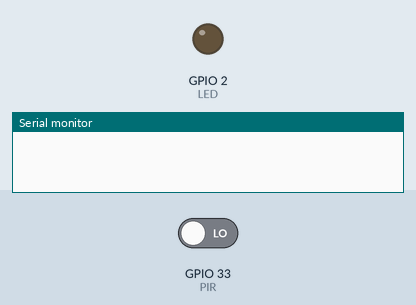
Recording of a sketch running on a simulated ESP32. Shown: output pins drawn as LEDs (lit = HIGH), the last lines printed to the serial monitor. Inputs (shaded band) come from the test bench; at power-on: GPIO 33 (PIR) LOW.

Above: at 1.2 s.
1.3 s: GPIO 33 (PIR) driven HIGH
At 1.6 s:
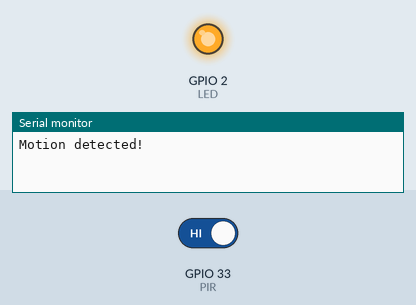
2.8 s: GPIO 33 (PIR) driven LOW
At 4.0 s:
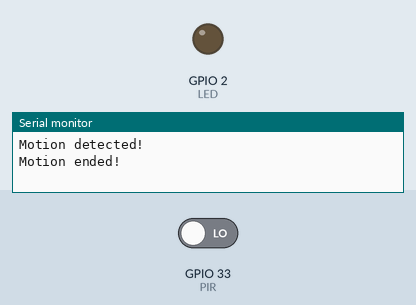
Timing chart, 0 to 5.8 s (numbered marks = the images above; inputs shaded):
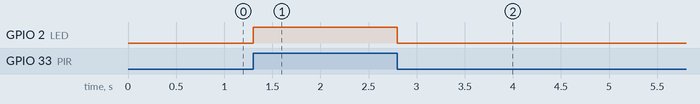

Measured:
- after the input at 1.3 s, GPIO 2 (LED): LOW → HIGH at once
- after the input at 2.8 s, GPIO 2 (LED): HIGH → LOW at once

The sketch:

PIR.ino
```cpp
#include <Arduino.h>

#define PIR 33
#define LED 2
// Create variables:
int val = 0;
bool motionState = false; // We start with no motion detected.
void setup()
{
    // Configure the pins as input or output:
    pinMode(LED, OUTPUT);
    pinMode(PIR, INPUT);
    // Begin serial communication at a baud rate of 9600:
    Serial.begin(115200);
}
void loop()
{
    // Read out the pirPin and store as val:
    val = digitalRead(PIR);
    // If motion is detected (pirPin = HIGH), do the following:
    if (val == HIGH)
    {
        digitalWrite(LED, HIGH); // Turn on the on-board LED.
        // Change the motion state to true (motion detected):
        if (motionState == false)
        {
            Serial.println("Motion detected!");
            motionState = true;
        }
    }
    // If no motion is detected (pirPin = LOW), do the following:
    else
    {
        digitalWrite(LED, LOW); // Turn off the on-board LED.
        // Change the motion state to false (no motion):
        if (motionState == true)
        {
            Serial.println("Motion ended!");
            motionState = false;
        }
    }
}
```
